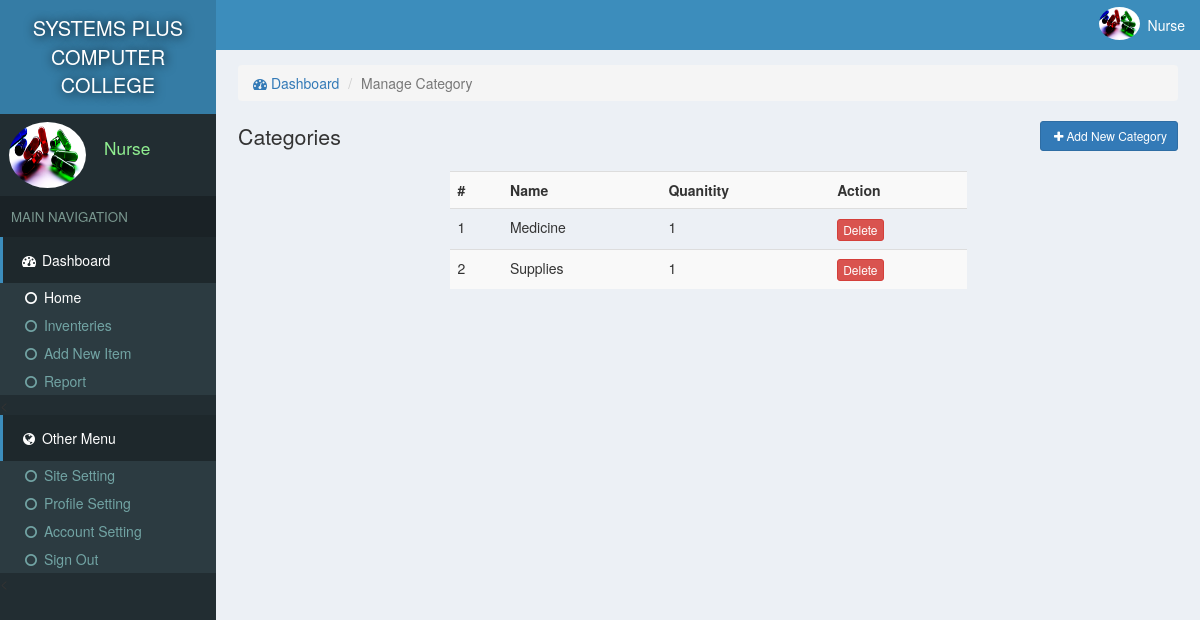
The page /medical/manageCat.php (signed in) on the database its author committed.
### tables this page shows
CREATE TABLE `site` (
  `id` int(11) NOT NULL,
  `title` varchar(222) NOT NULL,
  `name` varchar(222) NOT NULL
);

CREATE TABLE `users` (
  `id` int(11) NOT NULL,
  `email` varchar(222) NOT NULL,
  `password` varchar(222) NOT NULL,
  `name` varchar(222) NOT NULL,
  `pic` varchar(222) NOT NULL,
  `number` varchar(222) NOT NULL,
  `date` timestamp NOT NULL DEFAULT CURRENT_TIMESTAMP
);

CREATE TABLE `categories` (
  `id` int(11) NOT NULL,
  `name` varchar(222) NOT NULL,
  `pic` varchar(111) NOT NULL,
  `details` varchar(333) NOT NULL,
  `date` timestamp NOT NULL DEFAULT CURRENT_TIMESTAMP
);

### medical/assets/db.php (called while the page is built, shortened)
<?php
    $con = new mysqli('localhost','root','','store');
    $array = $con->query("select * from users where id ='$_SESSION[userId]'");
    $user = $array->fetch_assoc();
?>

### medical/manageCat.php (the view, shortened to what this page needs)
<?php require "assets/function.php" ?>
<?php require 'assets/db.php';?>
<!DOCTYPE html>
<html>
<head>
  <?php require "assets/autoloader.php" ?>
</head>
<body style="background: #ECF0F5;padding:0;margin:0">
<div class="dashboard" style="position: fixed;width: 18%;height: 100%;background:#222D32">
  <div style="background:#357CA5;padding: 14px 3px;color:white;font-size: 15pt;text-align: center;text-shadow: 1px 1px 11px black">
    <a href="index.php" style="color: white;text-decoration: none;"><?php echo strtoupper(siteName()); ?> </a>
  </div>
  <div class="flex" style="padding: 3px 7px;margin:5px 2px;">
    <div><img src="photo/<?php echo $user['pic'] ?>" class='img-circle' style='width: 77px;height: 66px'></div>
    <div style="color:lightgreen;font-size: 13pt;padding: 14px 7px;margin-left: 11px;"><?php echo ucfirst($user['name']); ?></div>
  </div>
  <div style="background: #1A2226;font-size: 10pt;padding: 11px;color: #79978F">MAIN NAVIGATION</div>
  <div>
    <div style="background:#1E282C;color: white;padding: 13px 17px;border-left: 3px solid #3C8DBC;"><span><i class="fa fa-dashboard fa-fw"></i> Dashboard</span></div>
    <div class="item">
      <ul class="nostyle zero">
        <a href="index.php"><li style="color: white"><i class="fa fa-circle-o fa-fw"></i> Home</li></a>
        <a href="inventeries.php"><li><i class="fa fa-circle-o fa-fw"></i> Inventeries</li></a>
       <a href="addnew.php"><li><i class="fa fa-circle-o fa-fw"></i> Add New Item</li></a>
        <a href="reports.php"><li><i class="fa fa-circle-o fa-fw"></i> Report</li></a>
      </ul><
    </div>
  </div>
  <div style="background:#1E282C;color: white;padding: 13px 17px;border-left: 3px solid #3C8DBC;"><span><i class="fa fa-globe fa-fw"></i> Other Menu</span></div>
  <div class="item">
      <ul class="nostyle zero">
        <a href="sitesetting.php"><li><i class="fa fa-circle-o fa-fw"></i> Site Setting</li></a>
       <a href="profile.php"><li><i class="fa fa-circle-o fa-fw"></i> Profile Setting</li></a>
        <a href="accountSetting.php"><li><i class="fa fa-circle-o fa-fw"></i> Account Setting</li></a>
        <a href="logout.php"><li><i class="fa fa-circle-o fa-fw"></i> Sign Out</li></a>
      </ul><
    </div>
</div>
<div class="marginLeft" >
  <div style="color:white;background:#3C8DBC" >
    <div class="pull-right flex rightAccount" style="padding-right: 11px;padding: 7px;">
      <div><img src="photo/<?php echo $user['pic'] ?>" style='width: 41px;height: 33px;' class='img-circle'></div>
      <div style="padding: 8px"><?php echo ucfirst($user['name']) ?></div>
    </div>
  </div>
  <div class="content2">
  	<ol class="breadcrumb ">
        <li><a href="index.php"><i class="fa fa-dashboard"></i> Dashboard</a></li>
        <li class="active">Manage Category</li>
    </ol>
    <div>
      <span style="font-size: 16pt;color: #333333">Categories </span>
      <button class="btn btn-primary btn-sm pull-right" data-toggle="modal" data-target="#addIn"><i class="fa fa-plus fa-fw"> </i>Add New Category</button>
    </div>
  <?php
  	$i=0;
    $array = $con->query("select * from categories");
    ?>
    <br>
    <table class="table table-hover table-striped " style="width: 55%;margin: auto;">
    	<tr>
    		<th>#</th>
    		<th>Name</th>
    		<th>Quanitity</th>
    		<th>Action</th>
    	</tr>
    <?php
    while ($row = $array->fetch_assoc())
    {
    	$i++;
      $array2 = $con->query("select count(*) as qty from inventeries where catId = '$row[id]'");
      $row2 = $array2->fetch_assoc();
  ?>
    <tr>
    	<td><?php echo $i ?></td>
    	<td><?php echo $row['name']; ?></td>
    	<td><?php echo $row2['qty']; ?></td>
    	<td><a href="delete.php?category=<?php echo $row['id'] ?>"><button class="btn btn-xs btn-danger">Delete</button></a></td>
    </tr>
  <?php
    }
    echo "</table>";
   ?>
  </div>
</div>
</body>
</html>

### rows shown on the page
site: name "SYSTEMS PLUS COMPUTER COLLEGE"
users: pic (picture), name "Nurse"
categories: name "Medicine", qty "1"
categories: name "Supplies", qty "1"
